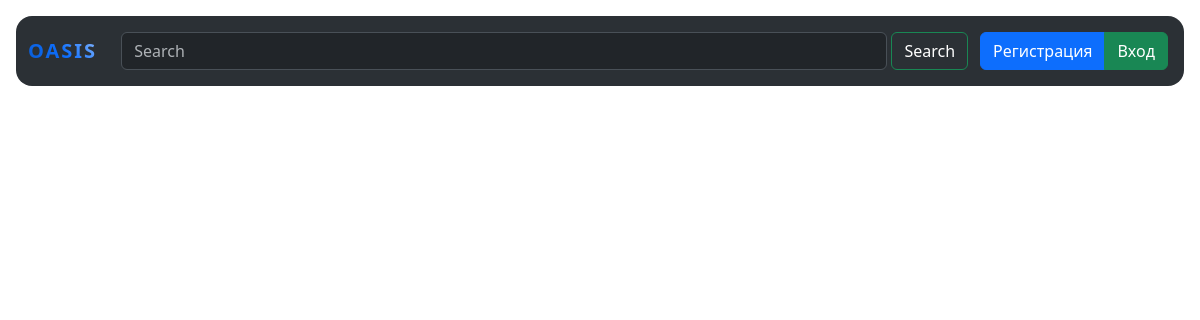
Before: / with the older database file.
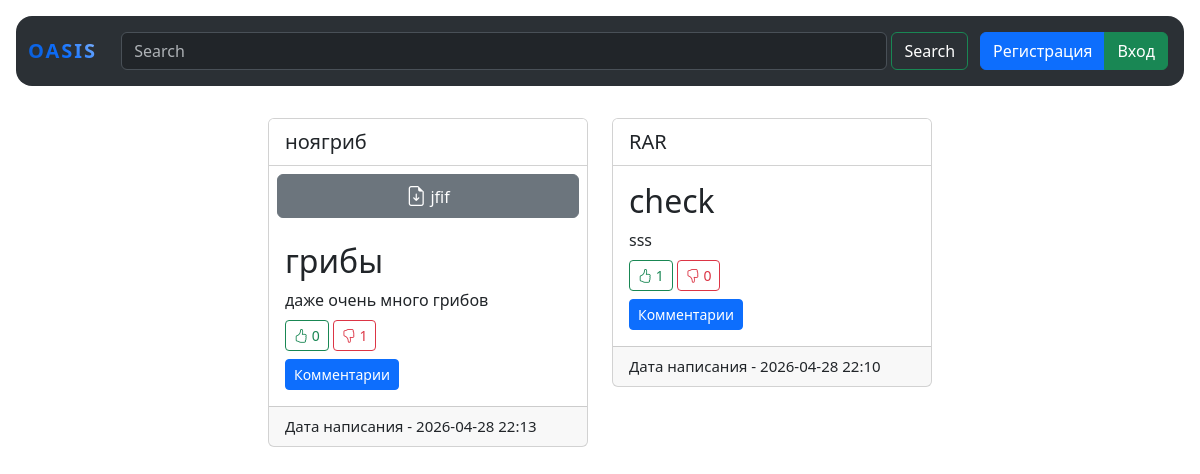
After: the same page with the newer database file.
### data/news.py (models this page shows)
class News(SqlAlchemyBase):
    __tablename__ = 'news'
    id = sqlalchemy.Column(sqlalchemy.Integer, primary_key=True, autoincrement=True)
    title = sqlalchemy.Column(sqlalchemy.String, nullable=True)
    content = sqlalchemy.Column(sqlalchemy.String, nullable=True)
    created_date = sqlalchemy.Column(sqlalchemy.DateTime, default=datetime.datetime.now)
    is_private = sqlalchemy.Column(sqlalchemy.Boolean, default=True)
    file = sqlalchemy.Column(sqlalchemy.String, nullable=True)
    user_id = sqlalchemy.Column(sqlalchemy.Integer, sqlalchemy.ForeignKey("users.id"))
    user = orm.relationship('User')
    categories = orm.relationship("Category", secondary="association", backref="news")
    likes = orm.relationship('User', secondary=news_likes, backref='liked_news')
    dislikes = orm.relationship('User', secondary=news_dislikes, backref='disliked_news')
    favorites = orm.relationship('User', secondary=news_favorites, backref='favorited_news')
    starred = orm.relationship("User",
                               secondary=news_starred,
                               backref=orm.backref("starred_news", lazy='subquery'))

### data/users.py (models this page shows, shortened)
class User(SqlAlchemyBase, UserMixin):
    __tablename__ = 'users'
    id = sqlalchemy.Column(sqlalchemy.Integer, primary_key=True, autoincrement=True)
    name = sqlalchemy.Column(sqlalchemy.String, nullable=True)
    about = sqlalchemy.Column(sqlalchemy.String, nullable=True)
    email = sqlalchemy.Column(sqlalchemy.String, index=True, unique=True, nullable=True)
    hashed_password = sqlalchemy.Column(sqlalchemy.String, nullable=True)
    created_date = sqlalchemy.Column(sqlalchemy.DateTime, default=datetime.datetime.now)
    file = sqlalchemy.Column(sqlalchemy.String, nullable=True)
    news = orm.relationship("News", back_populates='user')

### main.py (the view)
@app.route("/")
def index():
    db_sess = db_session.create_session()
    if current_user.is_authenticated:
        news = db_sess.query(News).filter((News.user == current_user) | (News.is_private != True)).order_by(
            desc(News.created_date)).all()
    else:
        news = db_sess.query(News).filter(News.is_private != True).order_by(desc(News.created_date)).all()
    return render_template("index.html", news=news, UPLOAD_FOLDER=UPLOAD_FOLDER)

### data/db_session.py (called while the page is built)
def create_session() -> Session:
    global __factory
    return __factory()

### templates/index.html (shortened to what this page needs)
{% extends "base.html" %}
{% block content %}
<div class="container p-3" style="max-width: 1385px;">
    <div class="d-flex flex-wrap justify-content-center gap-4 align-items-start">
        {% for item in news %}
        <div class="card" style="width: 20rem;">
            <div class="card-header bg-white" style="font-size: 20px;">
                <a href="/profile/{{ item.user.id }}" class="text-decoration-none text-dark">
        {{ item.user.name }}
    </a>
            </div>
            {% if item.file %}
            {% set ful_file = '/' + UPLOAD_FOLDER + item.file %}
            {% if item.file.endswith(('.jpg', '.jpeg', '.png', '.gif', '.webp', '.svg')) %}
            <img src="{{ ful_file }}" class="card-img-top p-2" alt="{{ item.file }} ">
            {% elif item.file.endswith(('.mp4', '.webm', '.ogg', '.mov')) %}
            <video src="{{ ful_file }}" class="object-fit-contain p-2" controls></video>
            {% else %}
            <div class="container p-2">
                <a href="{{ ful_file }}" class="btn btn-secondary" download style="width: 100%;">
                    <i class="bi bi-file-earmark-arrow-down fs-5"></i> {{ item.file }}
                </a>
            </div>
            {% endif %}
            {% endif %}
            <div class="card-body">
                <h2 class="card-title">{{ item.title }}</h2>
                <div class="card-text">
                    {{ item.content }}
                </div>
                <div class="mt-2">
                    <a href="/like/{{ item.id }}"
                       class="btn btn-sm {{ 'btn-success' if current_user in item.likes else 'btn-outline-success' }}">
                        <i class="bi bi-hand-thumbs-up"></i> {{ item.likes|length }}
                    </a>
                    <a href="/dislike/{{ item.id }}"
                       class="btn btn-sm {{ 'btn-danger' if current_user in item.dislikes else 'btn-outline-danger' }}">
                        <i class="bi bi-hand-thumbs-down"></i> {{ item.dislikes|length }}
                    </a>
                </div>
                <div class="mt-2">
                    <a href="/comments/{{ item.id }}" class="btn btn-sm {{ 'btn-primary'}}">Комментарии</a>
                </div>
            </div>
            <div class="card-footer" style="font-size: 15px;">
                Дата написания - {{ item.created_date.strftime('%Y-%m-%d %#H:%M') }}
            </div>
        </div>
        {% endfor %}
    </div>
</div>
{% endblock %}

### templates/base.html (shortened to what this page needs)
<!DOCTYPE html>
<html lang="en">
<head>
    <link href="https://cdn.jsdelivr.net/npm/bootstrap@5.3.8/dist/css/bootstrap.min.css" rel="stylesheet"
>
    <link rel="stylesheet" href="https://cdn.jsdelivr.net/npm/bootstrap-icons@1.11.3/font/bootstrap-icons.min.css">
</head>
<body>
<header>
    <div class="container-fluid p-3" data-bs-theme="dark">
        <nav class="navbar navbar-expand-lg bg-body-tertiary rounded-4">
            <div class="container-fluid">
                <a class="navbar-brand" href="/">Oasis</a>
                <div class="collapse navbar-collapse" id="navbarSupportedContent">
                    {% if current_user.is_authenticated %}
                    <ul class="navbar-nav me-auto mb-2 mb-lg-0">
                        <li class="nav-item d-flex align-items-center mx-3">
                            <a href="/news" class="btn btn-custom-add">
                                <i class="bi bi-plus-circle"></i> Добавить новость
                            </a>
                        </li>
                        <li class="nav-item">
                            <a class="nav-link active" aria-current="page" href="/">Главное</a>
                        </li>
                        <li class="nav-item dropdown">
                            <a class="nav-link dropdown-toggle" href="#" role="button" data-bs-toggle="dropdown"
                               aria-expanded="false">
                                Меню
                            </a>
                            <ul class="dropdown-menu">
                                <li>
                                    <a class="dropdown-item" href="/starred">
                                        <i class="bi bi-star me-2"></i>Избранное
                                    </a>
                                </li>
                                <li>
                                    <a class="dropdown-item" href="/my_news/{{ current_user.id }}">
                                        <i class="bi bi-card-text me-2"></i>Мои посты
                                    </a>
                                </li>
                                <li>
                                    <a class="dropdown-item" href="/liked">
                                        <i class="bi bi-hand-thumbs-up me-2"></i>Понравившееся
                                    </a>
                                </li>
                            </ul>
                        </li>
                    </ul>
                    <form class="d-flex flex-grow-1 p-2" role="search">
                        <input class="form-control me-1" type="search" placeholder="Search" aria-label="Search"/>
                        <button class="btn btn-outline-success text-white" type="submit">Search</button>
                    </form>
                    <ul class="navbar-nav ms-auto p-1 align-items-center">
                        <li class="nav-item d-flex align-items-center">
                            <a href="/profile/{{ current_user.id }}"
                               class="text-decoration-none text-white fs-5 fw-semibold me-3">
                                {{ current_user.name }}
                            </a>
                            <a href="/logout" class="btn btn-sm btn-outline-danger">Выйти</a>
                        </li>
                    </ul>
                    {% else %}
                    <form class="d-flex flex-grow-1 p-2" role="search">
                        <input class="form-control me-1" type="search" placeholder="Search" aria-label="Search"/>
                        <button class="btn btn-outline-success text-white" type="submit">Search</button>
                    </form>
                    <div class="btn-group p-1" role="group" aria-label="">
                        <a href="/register" class="btn btn-primary">Регистрация</a>
                        <a href="/login" class="btn btn-success">Вход</a>
                    </div>
                    {% endif %}
                </div>
            </div>
        </nav>
    </div>
</header>
{% block content %}{% endblock %}
</body>
</html>

### templates/base.html (style rules this page uses)
.navbar-brand { font-weight: 800; text-transform: uppercase; letter-spacing: 2px; background: linear-gradient(45deg, #0a58ca, #0d6efd, #9ec5fe); -webkit-background-clip: text; -webkit-text-fill-color: transparent; display: inline-block; }

Changed rows visible on the page:
added News: user.name "ноягриб", file "jfif", title "грибы", content "даже очень много грибов", likes|length "0", dislikes|length "1", created_date "2026-04-28 22:13"
added News: user.name "RAR", title "check", content "sss", likes|length "1", dislikes|length "0", created_date "2026-04-28 22:10"
